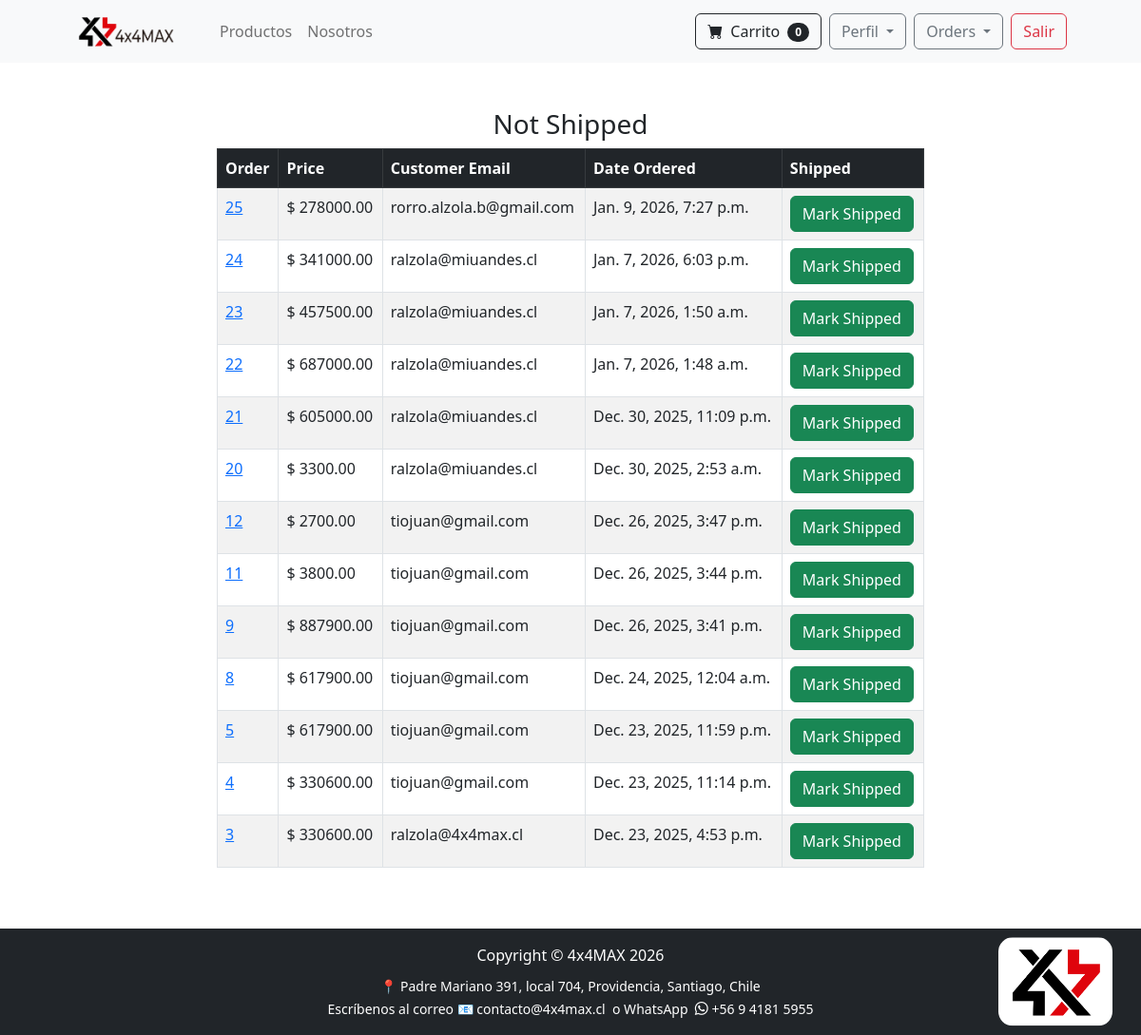
Page /payment/not_shipped_dash (signed in) on the earlier database version.
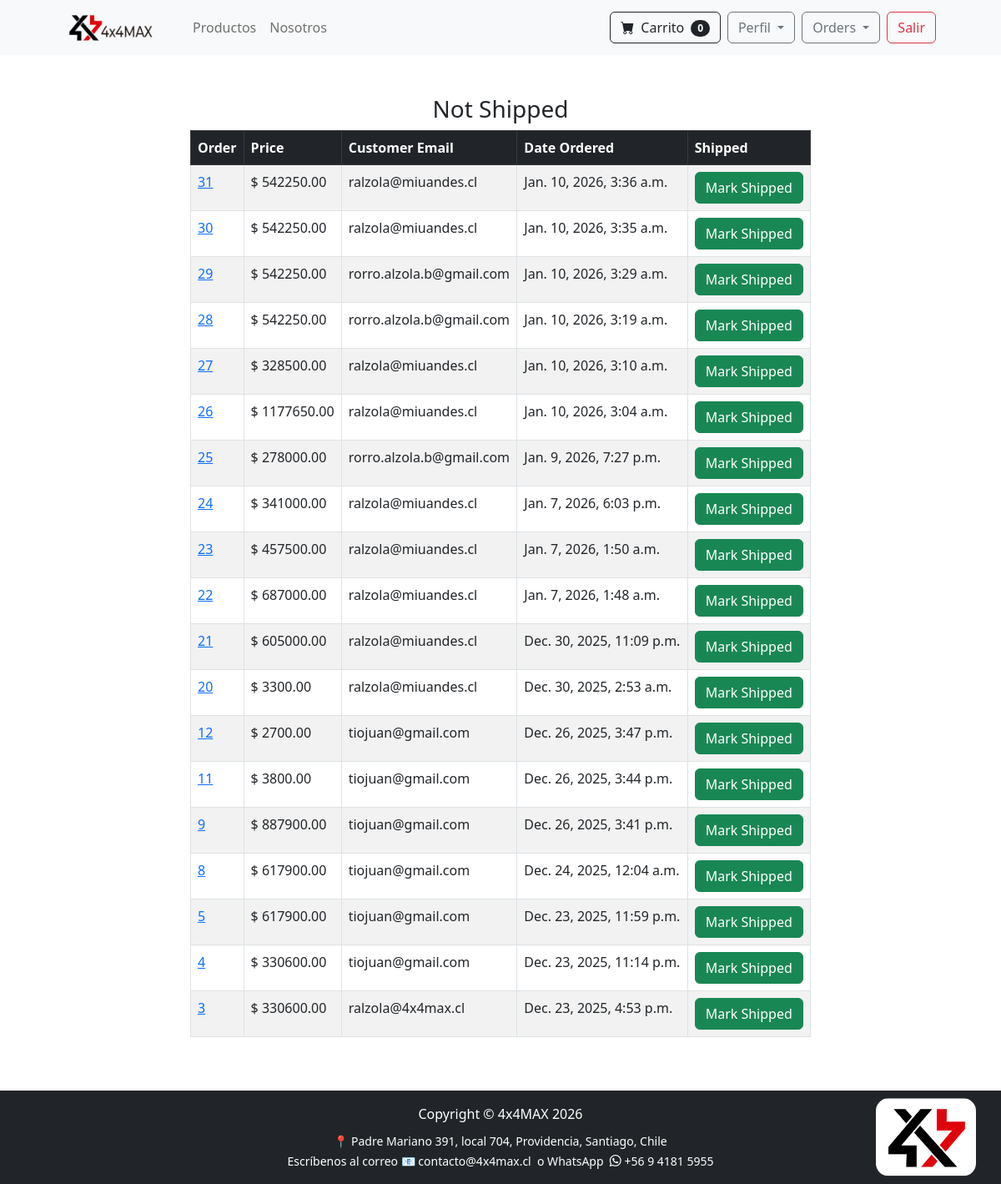
Same page on the later database version.
### payment/models.py (models this page shows, shortened)
class Order(models.Model):
    user = models.ForeignKey(User, on_delete=models.CASCADE, null=True, blank=True)
    full_name = models.CharField(max_length=250)
    email = models.EmailField(max_length=250)
    phone = models.CharField(max_length=20)
    id_number = models.CharField(max_length=10, default='', validators=[validar_rut], help_text='Formato: 12345678-9')
    shipping_address = models.TextField(max_length=15000)
    workshop = models.ForeignKey('workshop.Workshop', on_delete=models.SET_NULL, null=True, blank=True)
    amount_pay = models.DecimalField(max_digits=10, decimal_places=2)
    date_order = models.DateTimeField(auto_now_add=True)
    shipped = models.BooleanField(default=False)
    date_shipped = models.DateTimeField(blank=True, null=True)
    has_international_items = models.BooleanField(default=False)
    buy_order = models.CharField(max_length=50, unique=True, null=True, blank=True, db_index=True)
    transaction_date = models.DateTimeField(null=True, blank=True)
    authorization_code = models.CharField(max_length=50, null=True, blank=True)
    payment_type_code = models.CharField(max_length=10, null=True, blank=True)  # VD, VN, etc.
    installments_number = models.IntegerField(null=True, blank=True)
    card_number = models.CharField(max_length=20, null=True, blank=True)  # últimos 4 dígitos
    session_id = models.CharField(max_length=100, null=True, blank=True)
    accounting_date = models.CharField(max_length=10, null=True, blank=True)
    transaction_status = models.CharField(max_length=50, null=True, blank=True)
    coupon = models.ForeignKey('Coupon', on_delete=models.SET_NULL, null=True, blank=True)
    coupon_discount = models.DecimalField(max_digits=10, decimal_places=2, default=0)
    amount_before_discount = models.DecimalField(max_digits=10, decimal_places=2, default=0)
    class Meta:
        ordering = ['-date_order']

### payment/views.py (the view, shortened to what this page needs)
# urls.py: path('not_shipped_dash', views.not_shipped_dash, name='not_shipped_dash'),
def not_shipped_dash(request):
    if request.user.is_authenticated and request.user.is_superuser:
        orders = Order.objects.filter(shipped=False)
        return render(request, "payment/not_shipped_dash.html", {'orders': orders})
    else:
        messages.success(request, "Access Denied.")
        return redirect('home')

### cart/cart.py (called while the page is built)
    def __len__(self):
        return len(self.cart)

### cart/context_processor.py (called while the page is built)
def cart(request):
    return {'cart': Cart(request)}

### payment/templates/payment/not_shipped_dash.html (shortened to what this page needs)
{% extends 'base.html' %}
{% block content %}
        <div class="container">
            <div class="row">
                <center>
                    <div class="col-8">
                        <br/><br/>
<h3>Not Shipped</h3>
<table class="table table-striped table-hover table-bordered">
  <thead class="table-dark">
    <tr>
      <th scope="col">Order</th>
      <th scope="col">Price</th>
      <th scope="col">Customer Email</th>
      <th scope="col">Date Ordered</th>
      <th scope="col">Shipped</th>
    </tr>
  </thead>
  <tbody>
    {% for item in orders %}
    <tr>
      <td><a href="{% url 'orders' item.id %}">{{ item.id }}</a></td>
      <td>$ {{ item.amount_pay }}</td>
      <td>{{ item.email }}</td>
      <td>{{ item.date_order }}</td>
      <td>
        <form method="POST">
          <button type="submit" class="btn btn-success btn-small">Mark Shipped</button>
        </form>
      </td>
    </tr>
    {% endfor %}
  </tbody>
</table>
<br/><br/>
                       </div>
                </center>
        </div>
{% endblock %}

### store/templates/base.html (shortened to what this page needs)
{% load static %}
<!DOCTYPE html>
<html lang="en">
    <head>
        <link href="https://cdn.jsdelivr.net/npm/bootstrap-icons@1.5.0/font/bootstrap-icons.css" rel="stylesheet" />
        <link href="{% static 'css/styles.css' %}" rel="stylesheet" />
    </head>
    <body>
        <div class="page-wrapper">
            {% include 'navbar.html' %}
            <main class="content">
                {% block content %}
                {% endblock %}
            </main>
<footer class="py-3 bg-dark">
    <div class="container position-relative">
        <div class="text-center">
            <p class="m-0 text-white">Copyright &copy; 4x4MAX 2026</p>
            <p class="m-0 text-white mt-2">
                <small>
                    📍 Padre Mariano 391, local 704, Providencia, Santiago, Chile<br>
                    Escríbenos al correo  📧 contacto@4x4max.cl&nbsp; o WhatsApp&nbsp; <i class="bi bi-whatsapp"></i> +56 9 4181 5955
                </small>
            </p>
        </div>
        <img src="/media/marketing/emblema_positivo.jpg" alt="Logo" style="position: absolute; right: 0; top: 50%; transform: translateY(-50%); max-width: 120px; height: auto; border-radius: 15px;">
    </div>
</footer>
        </div>
    </body>
</html>

### store/templates/navbar.html (shortened to what this page needs)
<nav class="navbar navbar-expand-lg navbar-light bg-light">
    <div class="container px-4 px-lg-5">
        {% load static %}
        <a class="navbar-brand" href="{% url 'home' %}">
            <img src="{% static 'images/logo.png' %}" alt="4x4 MAX" style="height: 40px;">
        </a>
        <div class="collapse navbar-collapse" id="navbarSupportedContent">
            <ul class="navbar-nav me-auto mb-2 mb-lg-0 ms-lg-4">
                <li class="nav-item">
                    <a class="nav-link" href="{% url 'all_products' %}">Productos</a>
                </li>
                <li class="nav-item"><a class="nav-link" href="{% url 'about' %}">Nosotros</a></li>
            </ul>
<div class="d-flex ms-auto align-items-center">
    <a href="{% url 'cart_summary' %}" class="btn btn-outline-dark me-2">
        <i class="bi-cart-fill me-1"></i>
        Carrito
        <span class="badge bg-dark text-white ms-1 rounded-pill" id="cart_quantity">
            {{ cart|length }}
        </span>
    </a>
    {% if user.is_authenticated %}
        <div class="dropdown me-2">
            <button class="btn btn-outline-secondary dropdown-toggle" type="button" data-bs-toggle="dropdown" aria-expanded="false">
                Perfil
            </button>
        </div>
        {% if user.is_superuser %}
        <div class="dropdown me-2">
            <button class="btn btn-outline-secondary dropdown-toggle" type="button" data-bs-toggle="dropdown" aria-expanded="false">
                Orders
            </button>
        </div>
        {% endif %}
        <a href="{% url 'logout' %}" class="btn btn-outline-danger">Salir</a>
    {% else %}
        <a href="{% url 'login' %}" class="btn btn-outline-primary me-2">Ingresar</a>
        <a href="{% url 'register' %}" class="btn btn-outline-success">Registrate</a>
    {% endif %}
</div>
        </div>
    </div>
</nav>

### store/templates/base.html (style rules this page uses)
html, body { height: 100%; margin: 0; }
.page-wrapper { display: flex; flex-direction: column; min-height: 100vh; }
main.content { flex: 1; }

Differences in the rows shown:
added Order: id "31", amount_pay "542250.00", email "ralzola@miuandes.cl", date_order "Jan. 10, 2026, 3:36 a.m."
added Order: id "30", amount_pay "542250.00", email "ralzola@miuandes.cl", date_order "Jan. 10, 2026, 3:35 a.m."
added Order: id "29", amount_pay "542250.00", email "rorro.alzola.b@gmail.com", date_order "Jan. 10, 2026, 3:29 a.m."
added Order: id "28", amount_pay "542250.00", email "rorro.alzola.b@gmail.com", date_order "Jan. 10, 2026, 3:19 a.m."
added Order: id "27", amount_pay "328500.00", email "ralzola@miuandes.cl", date_order "Jan. 10, 2026, 3:10 a.m."
added Order: id "26", amount_pay "1177650.00", email "ralzola@miuandes.cl", date_order "Jan. 10, 2026, 3:04 a.m."
